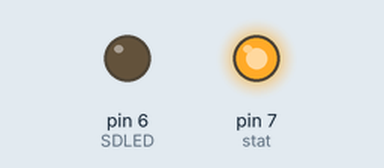
This sketch was run on a simulated Arduino Uno, built with avr-gcc and run on an emulated ATmega328P. Parts: output pins drawn as LEDs (lit = HIGH). Storage starts empty.

Above: at 2.11 s.
At 8.5 s:
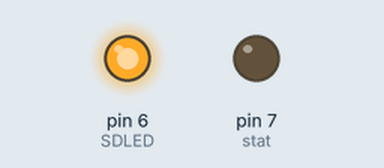
At 10.0 s:
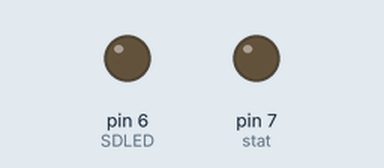
Timing chart, 0 to 11.5 s (numbered marks = the images above):
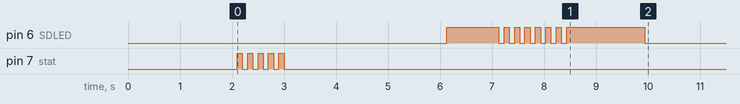

The sketch:

prototype1B.ino
```cpp
#include <Adafruit_GPS.h>
#include <SoftwareSerial.h>
#include <SPI.h>
#include <SD.h>

Adafruit_GPS GPS(&Serial);

uint32_t timer = millis();
const int chipSelect = 2;
const int stat = 7;
const int SDLED = 6;
char filename[10] = {'D','A','T','A',48,'.','t','x','t'};
int filenum = 48; //48 is the ASCII code for the number 0, 49 is 1, 50 is 2, and so on...

void setup() {
  delay(2000);

  // Prepare LEDS
  pinMode(SDLED,OUTPUT);
  pinMode(stat,OUTPUT);

  // Flash startup status signal
  digitalWrite(stat,LOW);
  delay(100);
  flashBegin();


  //-----------------------------------------------------------SD CARD SETUP------------------------------------------------------------------------
  //Initialize SD card
  delay(1000);
  if (!SD.begin(chipSelect)) {
    while (1){
    flashFailSD();
    }
  }

  // Search the SD card for an unused file name and generate that new file every startup.
  int flag1 = 0;
  while(flag1==0){
//    if (filenum>=57){
//      while(1){
//        flashFailSD();
//      }
//    }
    if (!SD.exists(filename)){ // If a card with the current filename does not exist do these things
      File dataFile = SD.open(filename,FILE_WRITE); // create the file and open it
      while(!dataFile); // wait for the file to become available
      dataFile.println("New file generated"); // print a bit of test characters
      dataFile.close(); // Close the file until we need it again
      flag1 = 1; // We do this to escape the while loop
    }
    else{ // If a file with the current file name does already exist, update the 5th character in the filename to try a different file name
      filenum++;
      filename[4] = filenum;
    }
    delay(1000);
  }

  // Flash the confirmation signal
  flashSDConfirm();
  //-----------------------------------------------------------SD CARD SETUP-----------------------------------------------------------------------


//  //-----------------------------------------------------------SENSOR SETUP------------------------------------------------------------------------
//  //Start with GPS
//  //set baud rate for GPS serial communication
//  GPS.begin(9600);
//
//  //Sending this command will tell me all of the data
//  GPS.sendCommand(PMTK_SET_NMEA_OUTPUT_RMCGGA);
//  GPS.sendCommand(PMTK_SET_NMEA_UPDATE_1HZ);   // 1 Hz update rate (This may need to be higher for the flights
//
}


void loop() {
//  // Start with checking for GPS updates
//  // Log GPS sentance
//  char c = GPS.read();
//
//  // if a sentence is received, we can check the checksum, parse it...
//  if (GPS.newNMEAreceived()) {
//    if (!GPS.parse(GPS.lastNMEA()))   // this also sets the newNMEAreceived() flag to false
//      return;  // we can fail to parse a sentence in which case we should just wait for another
//  }
//
//
//
//
//
//  // approximately every second or so, print out the current stats
//  if (millis() - timer > 1000) {
//    timer = millis(); // reset the timer
//
//    // save data to SD card every second
//    File dataFile = SD.open(filename, FILE_WRITE);
//
//    if ((GPS.fix)&&(dataFile)) {
//      float la = convertMinutesToDecimal(GPS.latitude,GPS.lat);
//      float lo = convertMinutesToDecimal(GPS.longitude,GPS.lon);
//
//      //Print data
//      dataFile.print(timer);
//      dataFile.print(",");
//      dataFile.print(la, 8);
//      dataFile.print(",");
//      dataFile.print(lo, 8);
//      dataFile.print(",");
//      dataFile.print(GPS.speed);
//      dataFile.print(",");
//      dataFile.print(GPS.angle);
//      dataFile.print(",");
//      dataFile.print(GPS.altitude);
//      dataFile.print(",");
//      dataFile.println((int)GPS.satellites);
//
//      dataFile.close();
//    }
//  }
}


float convertMinutesToDecimal(float loc, char hem){
  //Start by turning minutes into decimals
  int deg = round((loc/100)-0.500000);
  loc = (loc/100.000000)-deg;

  float decimals = loc/0.60000;

  decimals = decimals+deg;

  // determine positive or negative based on hemisphere
  if ((hem=='W')||(hem=='S')){
    decimals = decimals*-1;
  }

  return decimals;
}

void flashBegin(){
  digitalWrite(stat,HIGH);
  delay(100);
  digitalWrite(stat,LOW);
  delay(100);
  digitalWrite(stat,HIGH);
  delay(100);
  digitalWrite(stat,LOW);
  delay(100);
  digitalWrite(stat,HIGH);
  delay(100);
  digitalWrite(stat,LOW);
  delay(100);
  digitalWrite(stat,HIGH);
  delay(100);
  digitalWrite(stat,LOW);
  delay(100);
  digitalWrite(stat,HIGH);
  delay(100);
  digitalWrite(stat,LOW);
  delay(100);
}

void flashFailSD(){
  delay(1000);
  digitalWrite(SDLED,HIGH);
  delay(100);
  digitalWrite(SDLED,LOW);
  delay(200);
  digitalWrite(SDLED,HIGH);
  delay(100);
  digitalWrite(SDLED,LOW);

}

void flashSDConfirm(){
  delay(1000);
  digitalWrite(SDLED,HIGH);
  delay(1000);
  digitalWrite(SDLED,LOW);
  delay(100);
  digitalWrite(SDLED,HIGH);
  delay(100);
  digitalWrite(SDLED,LOW);
  delay(100);
  digitalWrite(SDLED,HIGH);
  delay(100);
  digitalWrite(SDLED,LOW);
  delay(100);
  digitalWrite(SDLED,HIGH);
  delay(100);
  digitalWrite(SDLED,LOW);
  delay(100);
  digitalWrite(SDLED,HIGH);
  delay(100);
  digitalWrite(SDLED,LOW);
  delay(100);
  digitalWrite(SDLED,HIGH);
  delay(100);
  digitalWrite(SDLED,LOW);
  delay(100);
  digitalWrite(SDLED,HIGH);
  delay(100);
  digitalWrite(SDLED,LOW);
  delay(100);
  digitalWrite(SDLED,HIGH);
  delay(1500);
  digitalWrite(SDLED,LOW);
}

void flashFailedNMEA(){
  delay(100);
  digitalWrite(stat,HIGH);
  delay(500);
  digitalWrite(stat,LOW);
  delay(200);
  digitalWrite(stat,HIGH);
  delay(100);
  digitalWrite(stat,LOW);
  delay(200);
  digitalWrite(stat,HIGH);
  delay(100);
  digitalWrite(stat,LOW);
}

void SDblink(){
  digitalWrite(SDLED,HIGH);
  delay(100);
  digitalWrite(SDLED,LOW);
  delay(100);
}
```
